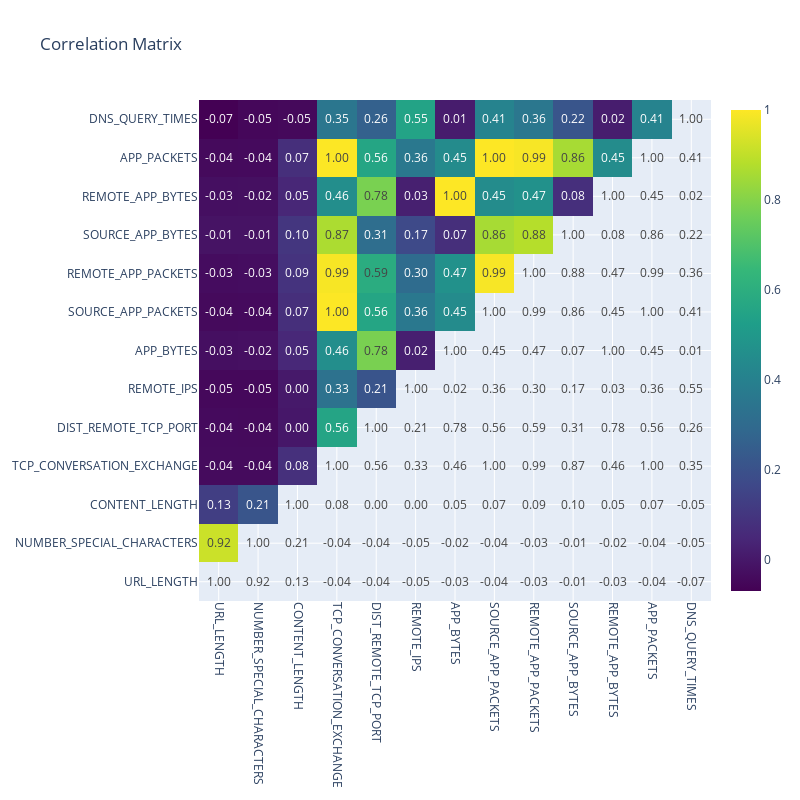

Notebook source saved alongside this figure:
### Code cell
# Plot correlation matrix using Plotly
def print_correlation_matrix(correlation_matrix):
    """
    Plot correlatoin matrix using Plotly
    """
    mask = np.triu(np.ones_like(correlation_matrix, dtype=bool))
    masked_correlation = correlation_matrix.mask(mask)

    fig = go.Figure(
        data=go.Heatmap(
            z=masked_correlation.values,
            x=correlation_matrix.columns,
            y=correlation_matrix.columns,
            colorscale='Viridis',
            text=correlation_matrix.values,
            texttemplate="%{text:.2f}",
            hoverinfo='z'
        )
    )

    # Adding titles and labels
    fig.update_layout(
        title='Correlation Matrix',
        xaxis_nticks=36,
        width=800, height=800,
        yaxis=dict(tickmode='linear'),
        xaxis=dict(tickangle=90),
        autosize=False)

    # Display the interactive heatmap
    fig.show()

print_correlation_matrix(correlation_matrix)

### Figure 1 — Plotly figure (JSON) as saved in the notebook; plotly's stock layout.template omitted (floating-point values rounded to 4 significant figures; data arrays with more than 128 entries replaced by an {"elided": "..."} marker saying what was removed)
{"data": [{"colorscale": [[0, "#440154"], [0.1111, "#482878"], [0.2222, "#3e4989"], [0.3333, "#31688e"], [0.4444, "#26828e"], [0.5556, "#1f9e89"], [0.6667, "#35b779"], [0.7778, "#6ece58"], [0.8889, "#b5de2b"], [1, "#fde725"]], "hoverinfo": "z", "text": {"elided": "13x13 float values"}, "texttemplate": "%{text:.2f}", "type": "heatmap", "x": ["URL_LENGTH", "NUMBER_SPECIAL_CHARACTERS", "CONTENT_LENGTH", "TCP_CONVERSATION_EXCHANGE", "DIST_REMOTE_TCP_PORT", "REMOTE_IPS", "APP_BYTES", "SOURCE_APP_PACKETS", "REMOTE_APP_PACKETS", "SOURCE_APP_BYTES", "REMOTE_APP_BYTES", "APP_PACKETS", "DNS_QUERY_TIMES"], "y": ["URL_LENGTH", "NUMBER_SPECIAL_CHARACTERS", "CONTENT_LENGTH", "TCP_CONVERSATION_EXCHANGE", "DIST_REMOTE_TCP_PORT", "REMOTE_IPS", "APP_BYTES", "SOURCE_APP_PACKETS", "REMOTE_APP_PACKETS", "SOURCE_APP_BYTES", "REMOTE_APP_BYTES", "APP_PACKETS", "DNS_QUERY_TIMES"], "z": {"elided": "13x13 float values"}}], "layout": {"autosize": false, "height": 800, "title": {"text": "Correlation Matrix"}, "width": 800, "xaxis": {"nticks": 36, "tickangle": 90}, "yaxis": {"tickmode": "linear"}}}
